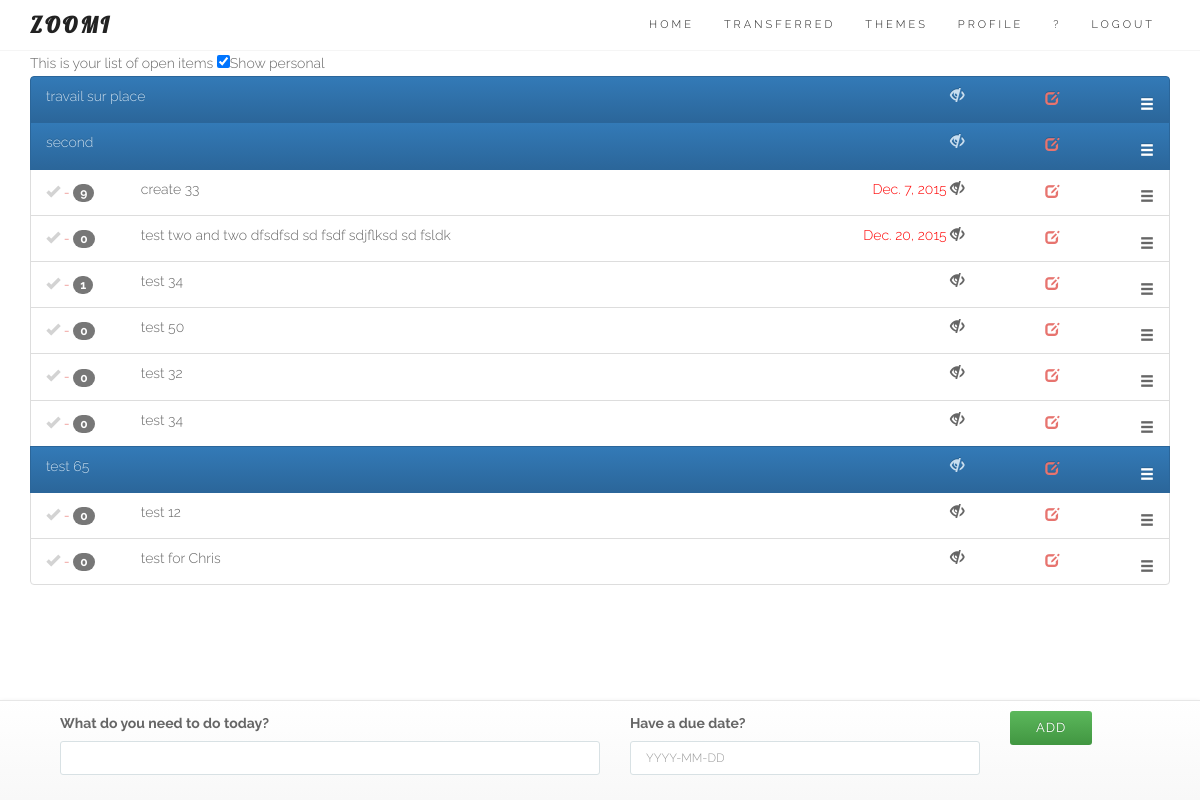
The app's page / (signed in) with its own data.
### core/models.py (models this page shows, shortened)
class Entry(models.Model):
	user = models.ForeignKey(User)
	name = models.CharField(max_length=100)
	data = models.CharField(max_length=200, blank=True)
	order = models.IntegerField(default=1000)
	duedate = models.DateField(null=True, blank=True)
	done = models.BooleanField(default=False) # 0 = to do / 1 = completed
	impediment = models.BooleanField(default=False) # 0 = No / 1 = Yes
	transfered = models.BooleanField(default=False) # 0 = No / 1 = Yes = no longer in your List
	personal = models.BooleanField(default=False) # 0 = No / 1 = Yes
	assignees = models.ManyToManyField(User, related_name='assignees',blank=True)
	section = models.BooleanField(default=False) # 0 = No / 1 = Yes
	created_at = models.DateTimeField(auto_now_add=True)
	completed_on = models.DateTimeField(null=True, blank=True)
	theme = models.ForeignKey(Theme, null=True, blank=True)
	class Meta:
		ordering = ['order']
		verbose_name_plural = "entries"
	def __str__(self):
		return str(self.name)
	def update_entry_url(self):
		return reverse (viewname="detail", args=[self.id])
	def update_modal_entry_url(self):
		return reverse (viewname="entrymodal", args=[self.id])
	def comment_entry_url(self):
		return reverse (viewname="commentlist", args=[self.id])

### core/views.py (the view, shortened to what this page needs)
# urls.py: url(r'^$', login_required(coreviews.EntryListAppendViewBS.as_view()), name='entrylistBS'), # Bootstrap test
class EntryListAppendViewBS(ListAppendView):
	model = coremodels.Entry
	template_name = 'entry/listBS.html'
	context_object_name = 'entry'
	hide_sortable = ""
	def get_queryset(self):
		return coremodels.Entry.objects.filter(Q(user=self.request.user, transfered=0) | Q(assignees=self.request.user), done=False).order_by('order')

### core/models.py
class EntryCreateForm(ModelForm):
	class Meta:
		model = Entry
		fields = ['name','duedate'] # the form on the homepage
	def __init__(self, *args, **kwargs): # current_business, as parameter (cf Creeam)
		super(EntryCreateForm, self).__init__(*args, **kwargs)
		self.fields['name'].label = "What do you need to do today?"
		self.fields['duedate'].label = "Have a due date?"
		self.fields['duedate'].widget.attrs['placeholder'] = "YYYY-MM-DD"
		self.fields['name'].widget.attrs['autofocus'] = "on"

### core/models.py (called while the page is built)
	def get(self, request, *args, **kwargs):
		self.object_list = self.get_queryset()
		allow_empty = self.get_allow_empty()
		if not allow_empty and len(self.object_list) == 0:
			raise Http404(_(u"Empty list and '%(class_name)s.allow_empty' is False.")
							% {'class_name': self.__class__.__name__})
		self.object = None
		form_class = self.get_form_class()
		form = self.get_form(form_class)
		context = self.get_context_data(object_list=self.object_list, form=form)
		return self.render_to_response(context)

### templates/entry/listBS.html (shortened to what this page needs)
{% extends "base/theme.html" %}
{% load sitegate %}
{% load staticfiles %}
{% block page_sub_title %}
<form>
This is your list of open items
<input type='checkbox' class='showpersonal' checked="checked">Show personal</input>
</form>
{% endblock %}
{% block content %}
<link rel="stylesheet" href="{% static "css/zoomi.css" %}">
<section id="services">
	<div class="container">
		<div class="row ">
			<div class="col-lg-12 text-center">
						<ul id="todo_list_BS">
						   	{% for objects in object_list %}
{% block detail %}
									{% include 'entry/detailsBS.html' %}
{% endblock %}
							{% endfor %}
						</ul>
			</div>
		</div>
	</div>
</section>
{% endblock %}
{% block footer %}
	<footer class="navbar navbar-default navbar-fixed-bottom footerform">
		<div class="container">
			{% include 'entry/create.html' %}
		</div>
	</footer>
{% endblock %}

### templates/entry/detailsBS.html (shortened to what this page needs)
								<li id="entry_{{ objects.id }}" class="list-group-item {% if objects.section == 1 %}active{% endif %} {% if objects.personal == 1 %}personal{% endif %}">
								  	<div class="row">
										<div class="{% if objects.section == 1 %}hidden-xs hidden-sm hidden-md{% else %}col-xs-1 col-sm-1 col-md-1{% endif %}">
								   			<span class="{% if objects.section == 0 %}glyphicon glyphicon-ok entrycheckmark{% endif %} {% if objects.done == 1 %}completed{% else %}todo{% endif %}" onclick="EntryComplete({{ objects.id }})"> </span>
								   			 {% if objects.section == 0 %}
								   			 	<a href="{{ objects.comment_entry_url }}"> - <span class="badge">{{ objects.comment_set.count }}</span></a>
								   			 {% endif %}
								   		</div>
								   		<div class="col-xs-9 col-sm-6 col-md-6 text-left">
								   			<p class="list-group-item-text">
								   				{{ objects|truncatewords:10 }}</p>
								   		</div>
								   		{% if objects.section == 1 %}
											<div class="col-xs-1 col-sm-1 col-md-1"></div>
										{% endif %}
								   		<div class="hidden-xs col-sm-3 col-md-3 text-right">
								   			<p class="list-group-item-text">
										        {% if objects.duedate %}
										            <span class="switchable
										                {% if objects.duedate|timesince >= "1 min" %}
										                overdue
										                {% endif %}
										                ">
										                {{ objects.duedate }}
										            </span>
										        {% endif %}
										        <span class="glyphicon glyphicon-eye-close switch">
								   			</p>
									    </div>
								   		<div class="hidden-xs col-sm-1 col-md-1 text-right">
													<a href="{{ objects.update_entry_url }}">
														<span class="glyphicon glyphicon-edit">
													</a>
									    </div>
								   		<div class="col-xs-1 col-sm-1 col-md-1 text-right">
								   				<span class="glyphicon glyphicon-menu-hamburger selector {{ view.hide_sortable }}">
									    </div>
									</div>
								</li>

### static/css/style.css (style rules this page uses)
body { font: 300 14px/1.8 'Raleway', sans-serif; color: #666; overflow-x: hidden; }
a { color: #E7746F; }
.navbar a, .form-control { -webkit-transition: all 0.4s ease-in-out 0s; -moz-transition: all 0.4s ease-in-out 0s; -ms-transition: all 0.4s ease-in-out 0s; -o-transition: all 0.4s ease-in-out 0s; transition: all 0.4s ease-in-out 0s; }
a, .btn { -webkit-transition: all 0.125s ease-in-out 0s; -moz-transition: all 0.125s ease-in-out 0s; -ms-transition: all 0.125s ease-in-out 0s; -o-transition: all 0.125s ease-in-out 0s; transition: all 0.125s ease-in-out 0s; }
.btn, .form-control, .form-control:hover, .form-control:focus, .navbar-custom .dropdown-menu { -webkit-box-shadow: none; box-shadow: none; }
.btn, .iconbox, .progress, #filter li, .scroll-up a, .form-control, .input-group-addon { -webkit-border-radius: 3px; -moz-border-radius: 3px; -o-border-radius: 3px; border-radius: 3px; }
.form-control { background: #FFF; border: 1px solid #D8E1E4; font-size: 12px; padding: 0 15px; }

### static/css/zoomi.css (style rules this page uses)
html { position: relative; min-height: 100%; }
body { margin-bottom: 130px; }
.selector { cursor: move; vertical-align: middle; margin-top: 5px; }
ul { padding: 0; text-align: left; list-style: none; }
.overdue { color:red; }
.todo { color:lightgrey; cursor: pointer; }

### records on screen
Entry: name "travail sur place"
Entry: name "second"
Entry: section False (drawn), comment_set.count "9", name "create 33", duedate "Dec. 7, 2015"
Entry: section False (drawn), comment_set.count "0", name "test two and two dfsdfsd sd fsdf sdjflksd sd fsldk", duedate "Dec. 20, 2015"
Entry: section False (drawn), comment_set.count "1", name "test 34"
Entry: section False (drawn), comment_set.count "0", name "test 50"
Entry: section False (drawn), comment_set.count "0", name "test 32"
Entry: section False (drawn), comment_set.count "0", name "test 34"
Entry: name "test 65"
Entry: section False (drawn), comment_set.count "0", name "test 12"
Entry: section False (drawn), comment_set.count "0", name "test for Chris"
